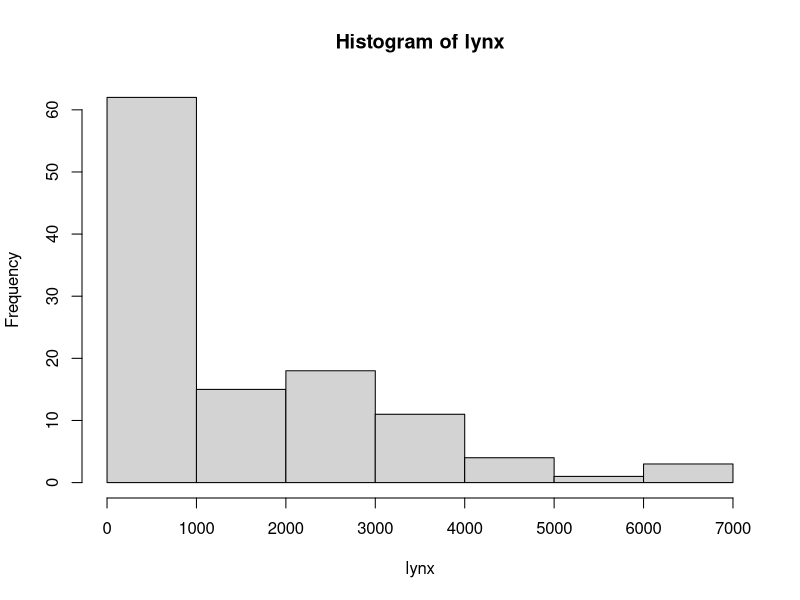
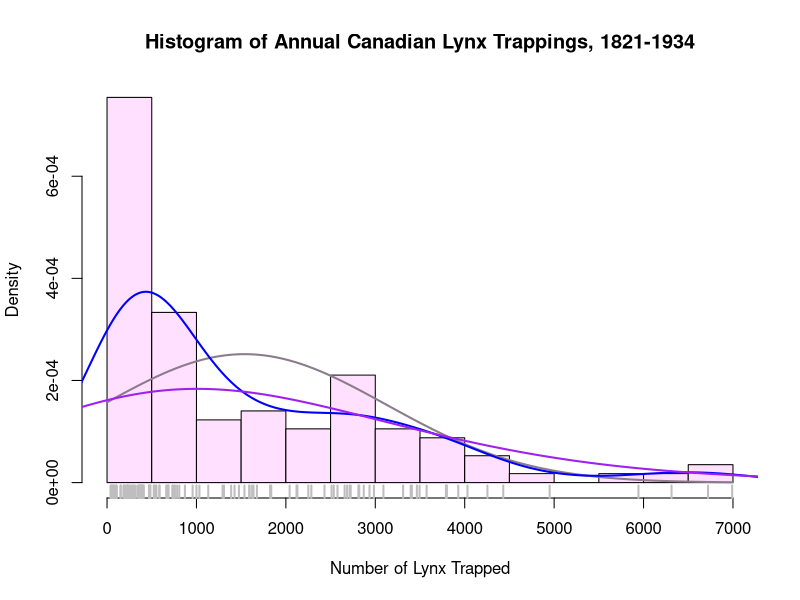

Here is the R script that generated these plots, in order:
# File:    R01_3_5_OverlayingPlots.R
# Course:  R01: R: An introduction
# Chapter: 3: Basic graphics
# Section: 5: Overlaying plots

# INSTALL AND LOAD PACKAGES ################################

library(datasets)  # Load/unload base packages manually

# LOAD DATA ################################################

# Annual Canadian Lynx trappings 1821-1934
?lynx
head(lynx)

# HISTOGRAM ################################################

# Default
hist(lynx)

# Add some options
hist(lynx,
     breaks = 14,          # "Suggests" 14 bins
     freq   = FALSE,       # Axis shows density, not freq.
     col    = "thistle1",  # Color for histogram
     main   = paste("Histogram of Annual Canadian Lynx",
                    "Trappings, 1821-1934"),
     xlab   = "Number of Lynx Trapped")

# Add a normal distribution
curve(dnorm(x, mean = mean(lynx), sd = sd(lynx)),
      col = "thistle4",  # Color of curve
      lwd = 2,           # Line width of 2 pixels
      add = TRUE)        # Superimpose on previous graph

# Add two kernel density estimators
lines(density(lynx), col = "blue", lwd = 2)
lines(density(lynx, adjust = 3), col = "purple", lwd = 2)

# Add a rug plot
rug(lynx, lwd = 2, col = "gray")

# CLEAN UP #################################################

# Clear packages
detach("package:datasets", unload = TRUE)  # For base

# Clear plots
dev.off()  # But only if there IS a plot

# Clear console
cat("\014")  # ctrl+L

# Clear mind :)
